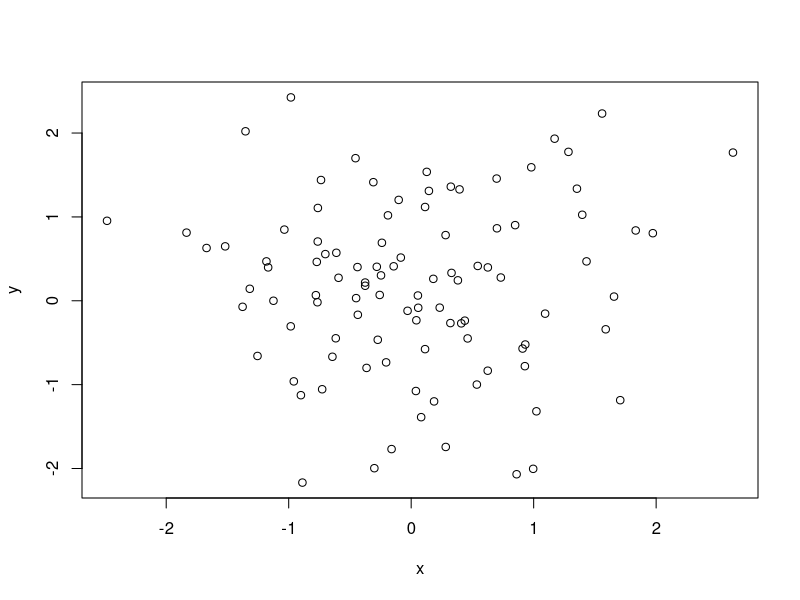

Source code (R):
## ---- chunk 1
data <- data.frame(x=rnorm(100), y=rnorm(100))
plot(data)
